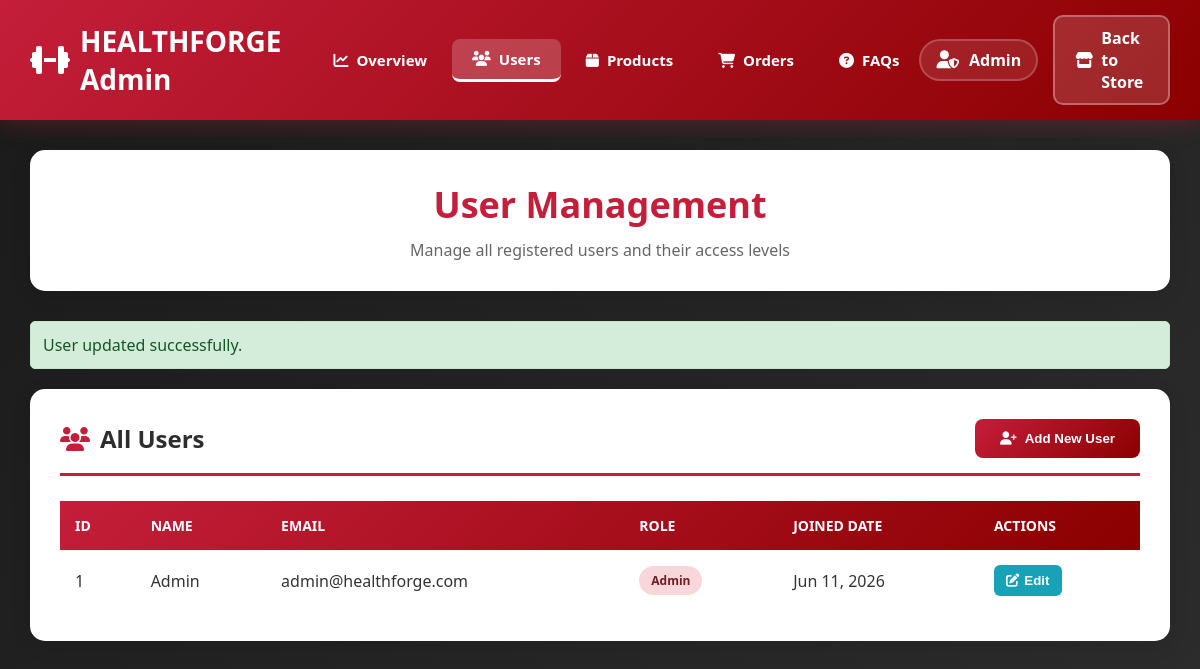
Screenshot of /admin/admin-users.php (signed in) with the database file from the repository.
### tables this page shows
CREATE TABLE `users` (
  `id` int(11) NOT NULL,
  `name` varchar(255) NOT NULL,
  `email` varchar(255) NOT NULL,
  `password` varchar(255) NOT NULL,
  `role` varchar(50) NOT NULL DEFAULT 'user',
  `created_at` timestamp NOT NULL DEFAULT current_timestamp()
);

### models/User.php (called while the page is built, shortened)
<?php
class User {
    private $conn;
    private $table_name = "users";
    public function __construct($db) {
        $this->conn = $db;
    }
    public function getAllUsers() {
        $query = "SELECT id, name, email, role, created_at FROM " . $this->table_name . " ORDER BY created_at DESC";
        $stmt = $this->conn->prepare($query);
        $stmt->execute();
        return $stmt;
    }
}
?>

### admin/admin-users.php (the view, shortened to what this page needs)
<?php
include_once '../models/User.php';
$database = new Database();
$db = $database->getConnection();
$user = new User($db);
$users = $user->getAllUsers();
include 'admin_header.php';
?>
<div class="page-header">
    <h1>User Management</h1>
    <p>Manage all registered users and their access levels</p>
</div>
<?php if (isset($_SESSION['success'])): ?>
<div class="alert alert-success" style="background: #d4edda; border: 1px solid #c3e6cb; color: #155724; padding: 12px; border-radius: 5px; margin-bottom: 20px;">
    <?php
    echo $_SESSION['success'];
    ?>
</div>
<?php endif; ?>
<div class="content-section">
    <div class="section-header">
        <h2><i class="fas fa-users"></i> All Users</h2>
        <button class="btn-primary" onclick="window.location.href='create_user.php'">
            <i class="fas fa-user-plus"></i> Add New User
        </button>
    </div>
    <table class="data-table">
        <thead>
            <tr>
                <th>ID</th>
                <th>Name</th>
                <th>Email</th>
                <th>Role</th>
                <th>Joined Date</th>
                <th>Actions</th>
            </tr>
        </thead>
        <tbody>
            <?php while($row = $users->fetch(PDO::FETCH_ASSOC)): ?>
            <tr>
                <td><?php echo $row['id']; ?></td>
                <td><?php echo htmlspecialchars($row['name']); ?></td>
                <td><?php echo htmlspecialchars($row['email']); ?></td>
                <td>
                    <?php if($row['role'] === 'admin'): ?>
                        <span class="badge badge-danger">Admin</span>
                    <?php else: ?>
                        <span class="badge badge-info">User</span>
                    <?php endif; ?>
                </td>
                <td><?php echo date('M d, Y', strtotime($row['created_at'])); ?></td>
                <td>
                    <div class="action-buttons">
                        <button class="btn-icon btn-edit" onclick="window.location.href='update_user.php?id=<?php echo $row['id']; ?>'">
                            <i class="fas fa-edit"></i> Edit
                        </button>
                    </div>
                </td>
            </tr>
            <?php endwhile; ?>
        </tbody>
    </table>
</div>
</div>
</body>
</html>

### css/admin.css (style rules this page uses)
* { margin: 0; padding: 0; box-sizing: border-box; }
body { font-family: 'Segoe UI', Tahoma, Geneva, Verdana, sans-serif; background: linear-gradient(135deg, #1a1a1a 0%, #2d2d2d 100%); min-height: 100vh; color: #333; }
.page-header { background: white; padding: 30px; border-radius: 15px; box-shadow: 0 5px 20px rgba(0, 0, 0, 0.1); margin-bottom: 30px; text-align: center; }
.page-header h1 { color: #c41e3a; font-size: 36px; margin-bottom: 10px; }
.page-header p { color: #666; font-size: 16px; }
.content-section { background: white; padding: 30px; border-radius: 15px; box-shadow: 0 5px 20px rgba(0, 0, 0, 0.1); margin-bottom: 30px; }
.section-header { display: flex; justify-content: space-between; align-items: center; margin-bottom: 25px; padding-bottom: 15px; border-bottom: 3px solid #c41e3a; }
.section-header h2 { color: #2d2d2d; font-size: 24px; display: flex; align-items: center; gap: 10px; }
.section-header h2 i { color: #c41e3a; }
.btn-primary { background: linear-gradient(135deg, #c41e3a 0%, #8b0000 100%); color: white; padding: 12px 25px; border: none; border-radius: 8px; font-weight: 600; cursor: pointer; transition: all 0.3s; display: inline-flex; align-items: center; gap: 8px; text-decoration: none; }
.data-table { width: 100%; border-collapse: collapse; margin-top: 20px; }
.data-table thead { background: linear-gradient(135deg, #c41e3a 0%, #8b0000 100%); color: white; }
.data-table th { padding: 15px; text-align: left; font-weight: 600; text-transform: uppercase; font-size: 14px; }
.data-table td { padding: 15px; border-bottom: 1px solid #e0e0e0; }
.data-table tbody tr:last-child td { border-bottom: none; }
.badge { padding: 6px 12px; border-radius: 20px; font-size: 12px; font-weight: 600; display: inline-block; }
.badge-danger { background: #f8d7da; color: #721c24; }
.action-buttons { display: flex; gap: 10px; }
.btn-icon { padding: 8px 12px; border: none; border-radius: 6px; cursor: pointer; transition: all 0.3s; display: inline-flex; align-items: center; gap: 5px; font-weight: 600; }
.btn-edit { background: #17a2b8; color: white; }

### rows the page displays
users: id "1", name "Admin", email "admin@healthforge.com", role "Admin", created_at "Jun 11, 2026"

### other values shown
$_SESSION['user_name'] "Admin"
$_SESSION['success'] "User updated successfully."
